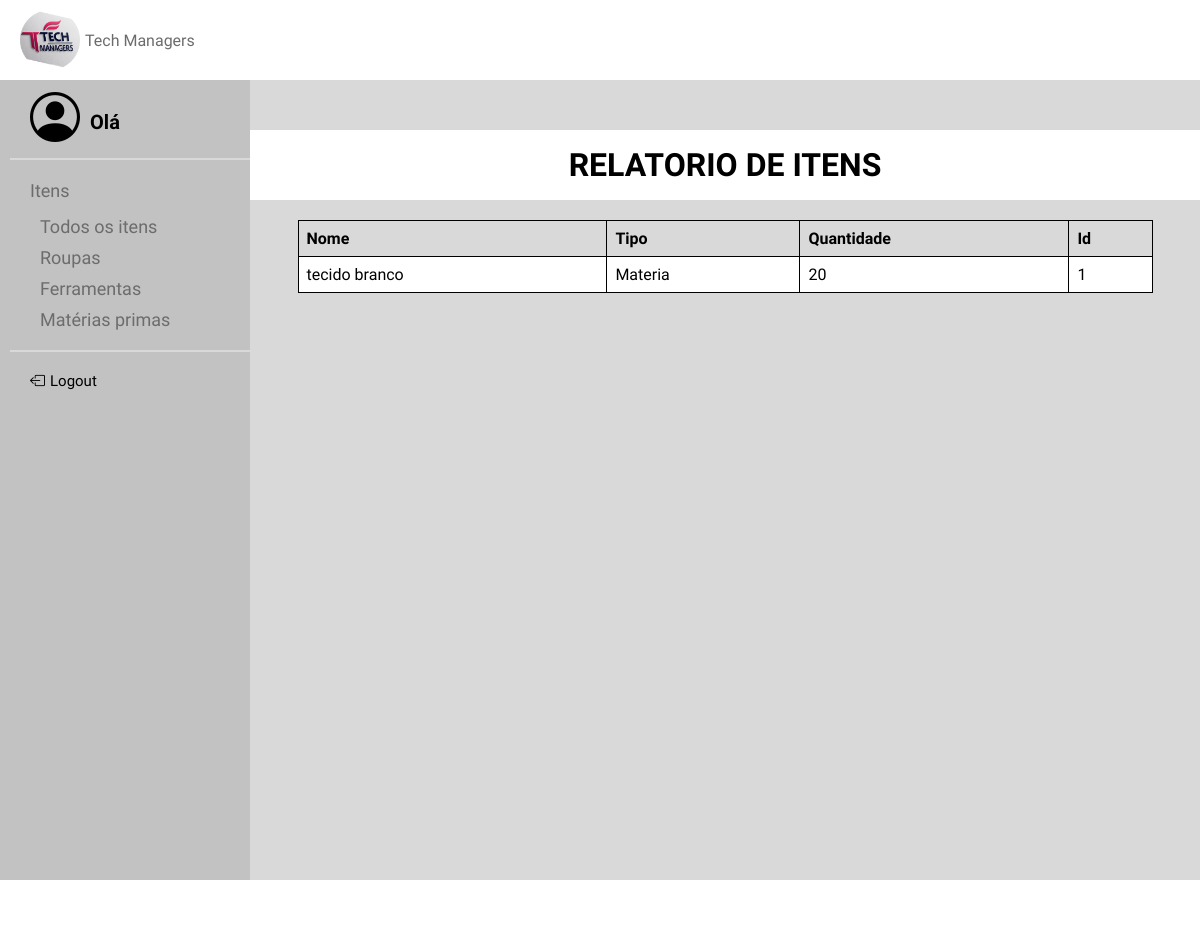
Before: /TelaRelatorio with the older database file.
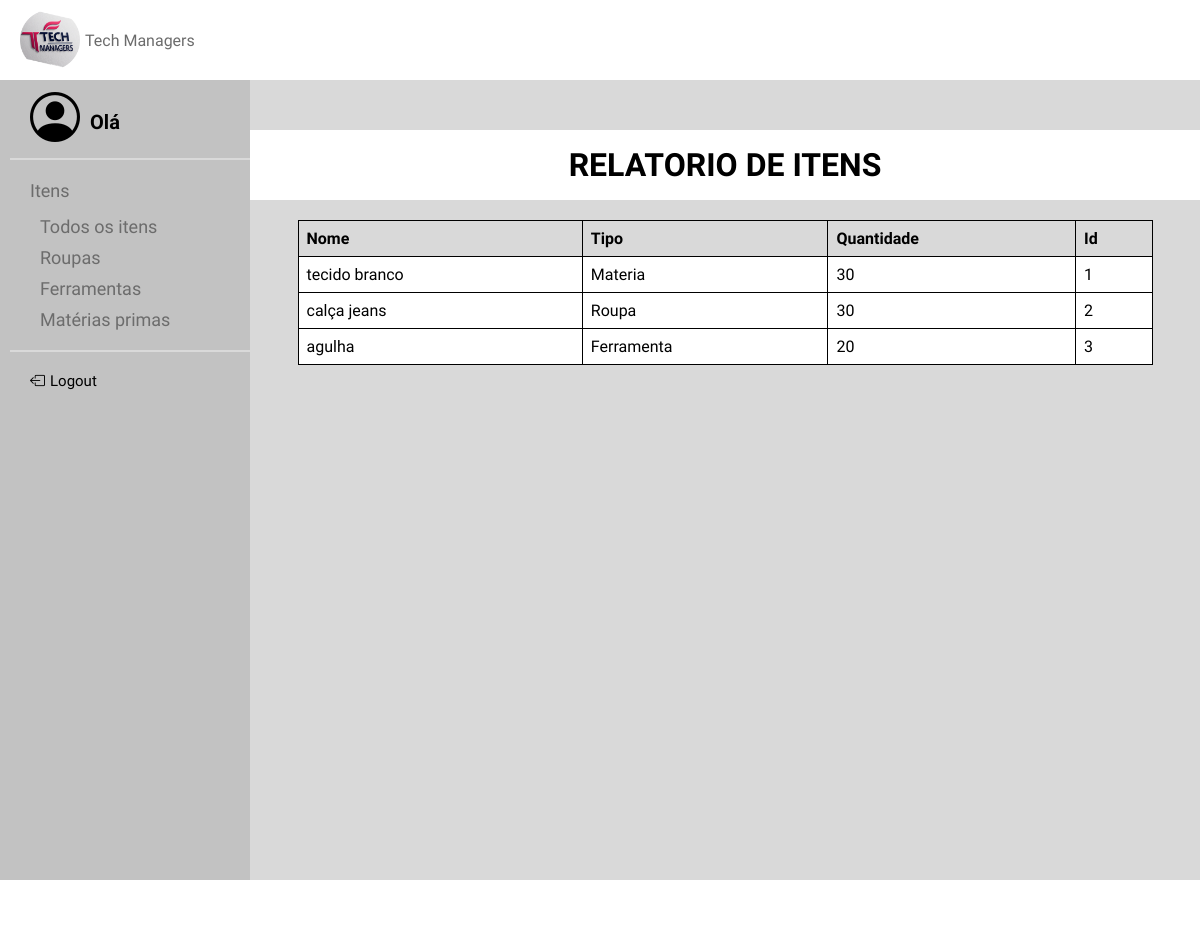
After: the same page with the newer database file.
### models.py (models this page shows, shortened)
class ITEM(Base):
    __tablename__ = 'item'
    id = Column(Integer, primary_key=True, unique=True, nullable=False, index=True)
    nome = Column(String(40), nullable=False, index=True)
    tipo = Column(String(40), nullable=False, index=True)
    quantidade = Column(Integer, nullable=False, index=True)

### app.py (the view)
@app.route('/TelaRelatorio', methods=['GET'])
def TelaRelatorio():
    itens = ITEM.query.all()
    return render_template("RelatorioItens.html", itens=itens)

### templates/RelatorioItens.html
<!DOCTYPE html>
{% extends "base.html" %}
{% block conteudo %}
    <link rel="stylesheet" href="../static/RelatorioItens.css">
    <h1>RELATORIO DE ITENS</h1>
    <table>
        <thead>
        <tr>
            <th>Nome</th>
            <th>Tipo</th>
            <th>Quantidade</th>
            <th>Id</th>
        </tr>
        </thead>
        <tbody>
        {% for item in itens %}
        <tr>
            <td>{{ item.nome }}</td>
            <td>{{ item.tipo }}</td>
            <td>{{ item.quantidade }}</td>
            <td>{{ item.id }}</td>
        </tr>
        {% endfor %}
        </tbody>
    </table>
{% endblock %}

Changed rows visible on the page:
changed ITEM "tecido branco": quantidade "20" → "30"
added ITEM: nome "calça jeans", tipo "Roupa", quantidade "30", id "2"
added ITEM: nome "agulha", tipo "Ferramenta", quantidade "20", id "3"
